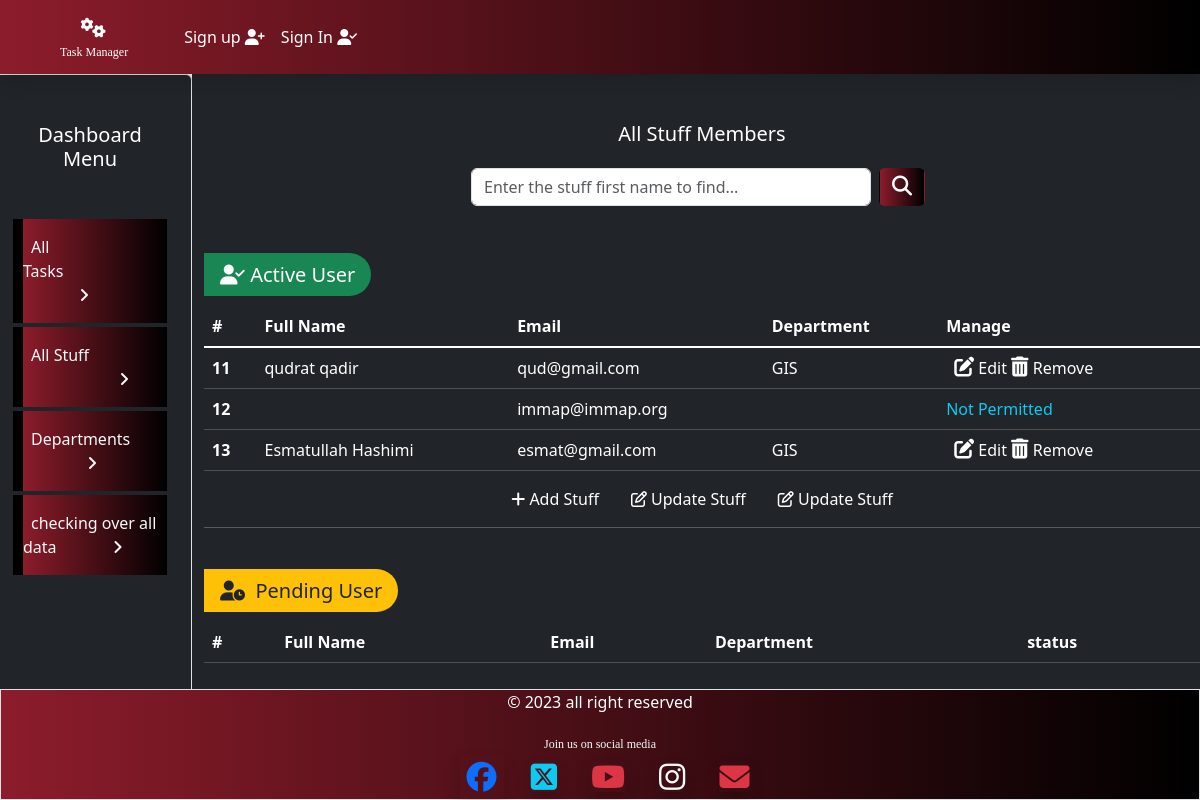
Page /taskmanager/adminRoute/allStuff on the earlier database version.
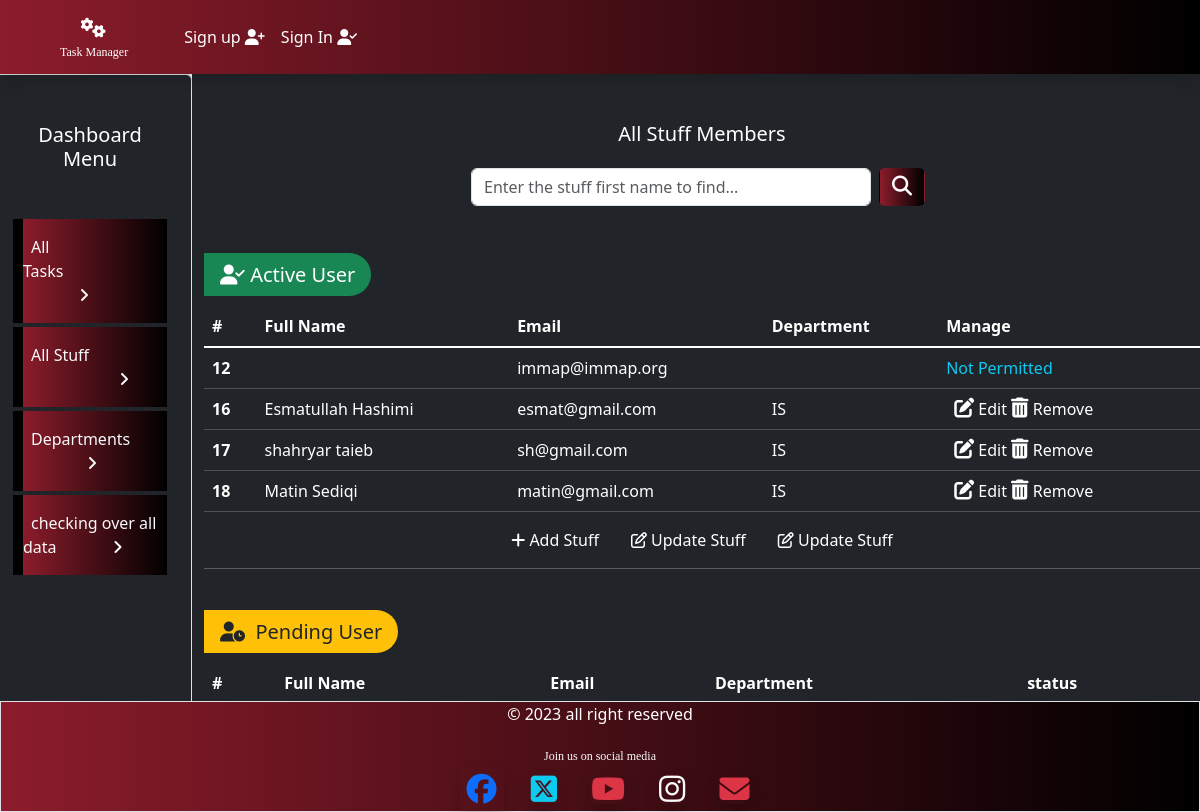
Same page on the later database version.
### taskmanager/models.py (models this page shows, shortened)
class CustomUser(AbstractUser):
    department=models.ForeignKey("Department",on_delete=models.CASCADE,null=True,blank=True)

class Department(models.Model):
    dept_head = models.CharField(max_length=100)
    department = models.CharField(max_length=250)
    Description = models.TextField(max_length=300)

### taskmanager/views.py (the view)
# urls.py: path('adminRoute/<flag>', views.adminRoute, name='adminRoute'),
def adminRoute(request, flag):
    sign = 'allTask'
    no_of_stuff = 0
    allDataValue = Tasks.objects.all().order_by('-start_date')
    if flag  == 'allTask':
        sign = flag
        allDataValue = Tasks.objects.all().order_by('-start_date')
    elif flag == 'allStuff':
        sign = flag
        allDataValue =User.objects.all()
    elif flag == 'allDept':
        sign = flag
        allDataValue = Department.objects.all()
    elif flag == 'allData':
        sign = flag
    else:
        sign = 'allTask'
    return render(request, 'taskmanager/admin.html', {'data':allDataValue,'sign':sign, 'no_stuff':no_of_stuff})

### taskmanager/templates/taskmanager/admin.html
{% extends 'taskmanager/base.html' %}
{% load static %}
{% block content %}
<div class="row h-100">
        <div class="col-md-2 bg-dark text-white shadow border p-4 rounded">
            <h5 class="text-center my-4">Dashboard Menu</h5>
            <a class="nav-link mt-5" href="{% url 'taskmanager:adminRoute' 'allTask' %}" >
                <div class="cl-effect-2 py-3 text-light">
                    <span class="p-2 me-5 pe-5">All Tasks</span><span class="ms-5 p-2"><i class="fa-solid fa-angle-right"></i></span>
                </div>
            </a>
            <a href="{% url 'taskmanager:adminRoute' 'allStuff' %}" class="nav-link mt-1">
                <div class="cl-effect-2 py-3 text-light nav-link mt-1" >
                    <span class="p-2 me-5 pe-3">All Stuff</span><span><i class=" ps-5 ms-5 fa-solid fa-angle-right"></i></span>
                </div>
            </a>
            <a href="{% url 'taskmanager:adminRoute' 'allDept' %}" class="nav-link mt-1">
                <div class="cl-effect-2 py-3 text-light">
                    <span class="p-2 me-5">Departments</span><span><i class="ps-3 ms-5 fa-solid fa-angle-right"></i></span>
                </div>
            </a>
            <a class="nav-link mt-1" href="">
                <div class="cl-effect-2 py-3 text-light">
                    <span class="p-2">checking over all data</span><span><i class=" ms-5 fa-solid fa-angle-right"></i></span>
                </div>
            </a>
        </div>
        <div class="col-md-10 bg-dark text-white">
            {% if sign == 'allTask' %}
                {% include 'taskmanager/allTask.html' %}
            {% elif sign == 'allStuff' %}
                {% include 'taskmanager/allStuff.html' %}
            {% elif sign == 'allDept' %}
                {% include 'taskmanager/allDept.html' %}
            {% endif %}
        </div>
</div>
{% endblock content %}

### taskmanager/templates/taskmanager/allStuff.html (shortened to what this page needs)
<div class=" mt-5 second-item mb-5">
    <h5 class="text-center">
        All Stuff Members
    </h5>
    <div class="row mt-3 mb-4">
        <div class="col-md-3"></div>
        <div class="col-md-6">
            <form action="{% url 'taskmanager:searchUser' %}" method="POST" class="form-control border-0 bg-dark d-flex" role="search">
                <input type="text" name="stuff" id="stuff" class="form-control" placeholder="Enter the stuff first name to find...">
                <button type="submit" class="btn bg-maroon rounded text-white mx-2"><i class="fa-solid fa-magnifying-glass fs-5"></i></button>
            </form>
        </div>
        <div class="col-md-3"></div>
    </div>
    <div class="mt-5 mb-3">
        <span class="bg-success text-white fs-5 p-2 px-3  w-5 rounded-end-pill">
            <i class="fa-solid fa-user-check"></i>&nbsp;Active User
        </span>
    </div>
    <div class="table">
        <table class="table table-dark">
            <thead>
                <tr>
                    <th scope="col">#</th>
                    <th scope="col">Full Name</th>
                    <th scope="col">Email</th>
                    <th scope="col">Department</th>
                    <th scope="col">Manage</th>
                </tr>
            </thead>
            <tbody class="table-group-divider">
                {% for  stuff in data  %}
                    {% if stuff.is_active %}
                        <tr>
                            <th scope="row" id="stuff_id">{{stuff.id}}</th>
                            <td>{{stuff.get_full_name}}</td>
                            <td>{{stuff.email}}</td>
                            <td>{{stuff.department.department}}</td>
                            {% if stuff.is_staff %}
                            <td class="text-info">Not Permitted </td>
                            {% else %}
                            <td>
                                <a href="{% url 'taskmanager:user_profile' stuff.id %}" role="button" class="nav-link text-center d-inline ms-2">
                                    <i class="fa-solid fa-pen-to-square fs-5"></i>&nbsp;Edit
                                <a class="nav-link text-center d-inline me-2" href="{% url 'taskmanager:deleteUser' stuff.id %}">
                                    <i class="fa-solid fa-trash-can fs-5"></i>&nbsp;Remove
                                </a>
                            </td>
                            {% endif %}
                        </tr>
                    {% endif %}
                {% endfor %}
            </tbody>
        </table>
    </div>
    <div class="d-flex justify-content-center">
        <a href="{% url 'taskmanager:signup' %}" class="nav-link mx-3"><i class="fa-solid fa-plus"></i>&nbsp;Add
            Stuff</a>
        <a href="" class="nav-link mx-3"><i class="fa-regular fa-pen-to-square"></i>&nbsp;Update Stuff</a>
        <a href="" class="nav-link mx-3"><i class="fa-regular fa-pen-to-square"></i>&nbsp;Update Stuff</a>
    </div>
<hr>
    <div class="mt-5 mb-3">
    <span class="bg-warning text-dark fs-5 p-2 w-5 px-3 rounded-end-pill">
    <i class="fa-solid fa-user-clock "></i>&nbsp; Pending User
    </span>
    </div>
    <div class="table mb-5">
        <table class="table table-dark">
            <thead>
                <tr>
                    <th scope="col">#</th>
                    <th scope="col">Full Name</th>
                    <th scope="col">Email</th>
                    <th scope="col">Department</th>
                    <th scope="col">status</th>
                </tr>
            </thead>
        </table>
    </div>
</div>

Differences in the rows shown:
removed CustomUser: id "11", get_full_name "qudrat qadir", email "qud@gmail.com", department.department "GIS", is_staff False (drawn)
removed CustomUser: id "13", get_full_name "Esmatullah Hashimi", email "esmat@gmail.com", department.department "GIS", is_staff False (drawn)
added CustomUser: id "16", get_full_name "Esmatullah Hashimi", email "esmat@gmail.com", department.department "IS", is_staff False (drawn)
added CustomUser: id "17", get_full_name "shahryar taieb", email "sh@gmail.com", department.department "IS", is_staff False (drawn)
added CustomUser: id "18", get_full_name "Matin Sediqi", email "matin@gmail.com", department.department "IS", is_staff False (drawn)
